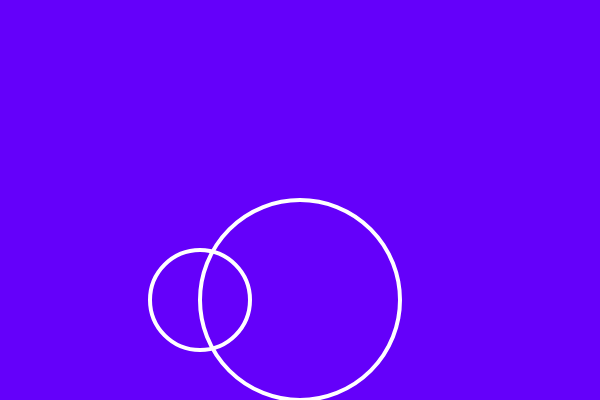
Frame 1 (no input)
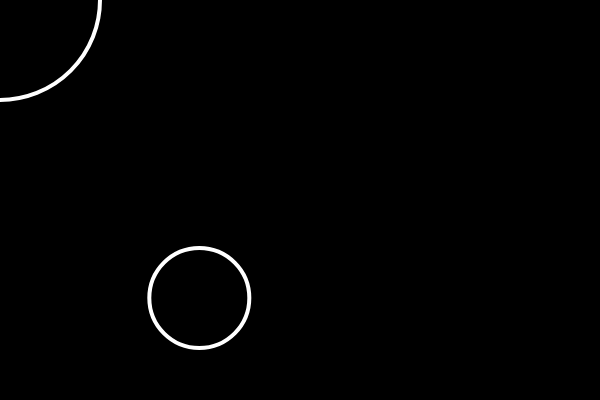
Frame 60 (no input)
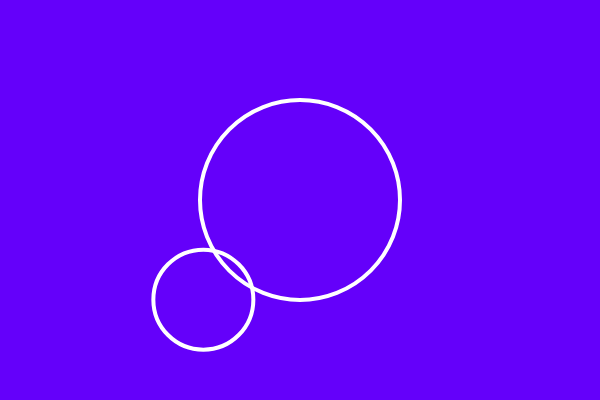
Frame 120 (the mouse pressed at the canvas centre since frame 60)

The p5.js sketch that drew these frames (run headless with seeded random() and noise() and a simulated clock; from frame 60 on, the mouse is pressed at the canvas centre):

// p5.js sketch
// ── sketch.js
/*
Copy of the code from Coding Train 7.6 - Object communication part 1 

goal - recreate code from 7.6
create a bubble class - within the bubble class, create a function to detect if 2 bubbles touch
create two bubbles with the class

change the background if the two bubbles touch
*/

let bubble1;
let bubble2;

function setup() {
  createCanvas(600, 400);
  bubble1 = new Bubble(200,300);
  bubble2 = new Bubble(300,300,100);
}

function draw() {
  background(0);
	
  if (bubble1.intersects(bubble2)){
   background(100,0,250); 
  }
 
  bubble1.show();
  bubble2.show();
  bubble1.move();
  
  bubble2.x = mouseX;
  bubble2.y = mouseY;
}

class Bubble {
  constructor(x, y, r=50) {
    this.x = x;
    this.y = y;
    this.r = r;
  }
  intersects(other){
    let d = dist(this.x,this.y,other.x,other.y);
    return d<this.r+other.r;
  }
  move() {
    this.x = this.x + random(-1, 1);
    this.y = this.y + random(-1, 1);
  }
  show() {
    stroke(255);
    strokeWeight(4);
    noFill();
    ellipse(this.x, this.y, this.r * 2);
  }
}
